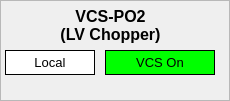
  <widget class="QFrame" name="frame_4" >
   <property name="geometry" >
    <rect>
     <x>661</x>
     <y>396</y>
     <width>230</width>
     <height>101</height>
    </rect>
   </property>
   <property name="frameShape" >
    <enum>QFrame::StyledPanel</enum>
   </property>
   <property name="frameShadow" >
    <enum>QFrame::Raised</enum>
   </property>
   <widget class="QLabel" name="lbVCSP02" >
    <property name="geometry" >
     <rect>
      <x>-5</x>
      <y>5</y>
      <width>231</width>
      <height>41</height>
     </rect>
    </property>
    <property name="font" >
     <font>
      <pointsize>12</pointsize>
      <weight>75</weight>
      <bold>true</bold>
     </font>
    </property>
    <property name="frameShape" >
     <enum>QFrame::NoFrame</enum>
    </property>
    <property name="frameShadow" >
     <enum>QFrame::Raised</enum>
    </property>
    <property name="text" >
     <string>VCS-PO2
(LV Chopper)</string>
    </property>
    <property name="alignment" >
     <set>Qt::AlignCenter</set>
    </property>
   </widget>
   <widget class="CALabel" name="calbVCSP02_1" >
    <property name="geometry" >
     <rect>
      <x>5</x>
      <y>50</y>
      <width>90</width>
      <height>25</height>
     </rect>
    </property>
    <property name="palette" >
     <palette>
      <active>
       <colorrole role="Window" >
        <brush brushstyle="SolidPattern" >
         <color alpha="255" >
          <red>255</red>
          <green>255</green>
          <blue>255</blue>
         </color>
        </brush>
       </colorrole>
      </active>
      <inactive>
       <colorrole role="Window" >
        <brush brushstyle="SolidPattern" >
         <color alpha="255" >
          <red>255</red>
          <green>255</green>
          <blue>255</blue>
         </color>
        </brush>
       </colorrole>
      </inactive>
      <disabled>
       <colorrole role="Window" >
        <brush brushstyle="SolidPattern" >
         <color alpha="255" >
          <red>239</red>
          <green>239</green>
          <blue>239</blue>
         </color>
        </brush>
       </colorrole>
      </disabled>
     </palette>
    </property>
    <property name="font" >
     <font>
      <pointsize>10</pointsize>
     </font>
    </property>
    <property name="autoFillBackground" >
     <bool>true</bool>
    </property>
    <property name="frameShape" >
     <enum>QFrame::Box</enum>
    </property>
    <property name="text" >
     <string>Local</string>
    </property>
    <property name="alignment" >
     <set>Qt::AlignCenter</set>
    </property>
    <property name="pvname" >
     <string>EC1_PCPS_STAT_VCS02REM</string>
    </property>
    <property name="cmode" stdset="0" >
     <enum>CALabel::Alarm</enum>
    </property>
    <property name="fillcol" stdset="0" >
     <color>
      <red>255</red>
      <green>255</green>
      <blue>255</blue>
     </color>
    </property>
    <property name="ttdmode" stdset="0" >
     <enum>CALabel::Show</enum>
    </property>
    <property name="truelabel" >
     <string>Local</string>
    </property>
    <property name="falselabel" >
     <string>Local</string>
    </property>
    <property name="dbrequest" stdset="0" >
     <enum>CALabel::DBRGSTR</enum>
    </property>
   </widget>
   <widget class="CALabel" name="calbVCSP02_4" >
    <property name="geometry" >
     <rect>
      <x>105</x>
      <y>50</y>
      <width>110</width>
      <height>25</height>
     </rect>
    </property>
    <property name="palette" >
     <palette>
      <active>
       <colorrole role="Window" >
        <brush brushstyle="SolidPattern" >
         <color alpha="255" >
          <red>0</red>
          <green>255</green>
          <blue>0</blue>
         </color>
        </brush>
       </colorrole>
      </active>
      <inactive>
       <colorrole role="Window" >
        <brush brushstyle="SolidPattern" >
         <color alpha="255" >
          <red>0</red>
          <green>255</green>
          <blue>0</blue>
         </color>
        </brush>
       </colorrole>
      </inactive>
      <disabled>
       <colorrole role="Window" >
        <brush brushstyle="SolidPattern" >
         <color alpha="255" >
          <red>239</red>
          <green>239</green>
          <blue>239</blue>
         </color>
        </brush>
       </colorrole>
      </disabled>
     </palette>
    </property>
    <property name="font" >
     <font>
      <pointsize>10</pointsize>
     </font>
    </property>
    <property name="autoFillBackground" >
     <bool>true</bool>
    </property>
    <property name="frameShape" >
     <enum>QFrame::Box</enum>
    </property>
    <property name="text" >
     <string>VCS On</string>
    </property>
    <property name="alignment" >
     <set>Qt::AlignCenter</set>
    </property>
    <property name="pvname" >
     <string>EC1_PCPS_STAT_VCS02ON</string>
    </property>
    <property name="cmode" stdset="0" >
     <enum>CALabel::Alarm</enum>
    </property>
    <property name="fillcol" stdset="0" >
     <color>
      <red>0</red>
      <green>255</green>
      <blue>0</blue>
     </color>
    </property>
    <property name="truelabel" >
     <string>VCS On</string>
    </property>
    <property name="falselabel" >
     <string>VCS Off</string>
    </property>
    <property name="dbrequest" stdset="0" >
     <enum>CALabel::DBRGDBL</enum>
    </property>
   </widget>
  </widget>
